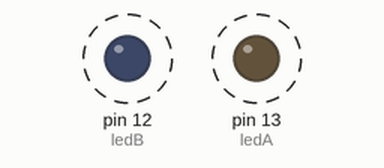
Simulated run of this sketch. Board: Arduino Uno, built with avr-gcc and run on an emulated ATmega328P. On the bench: output pins drawn as LEDs (lit = HIGH). Dashed ring = blinking.

Above: at 0.2 s.
Timing chart, 0 to 4.6 s (numbered marks = the images above):
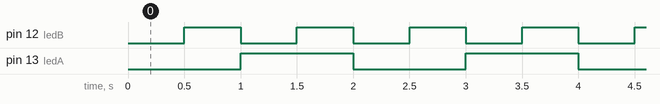

The sketch:

BlinkWithoutDelay_2_led.ino
```cpp
/* Blink without Delay - due led

 Utilizziamo la funzione millis() al posto di delay()
 per poter gestire il lampeggio di un LED senza bloccare
 il processore.

 Questo esercizio e' strutturato in una serie di passaggi incrementali
 nei quali una versione minimale si evolve per introdurre
 programmazione ad oggetti, interrupts, pointers.

Schema: https://lab.piffa.net/schemi/millis_bb.png

 http://www.arduino.cc/en/Tutorial/BlinkWithoutDelay
 */

// constants won't change. Used here to
// set pin numbers:
const int ledA = 13;      // Primo LED
const int ledB = 12;      // Secondo LED

// Variabbili di stato
int ledStateA = LOW;             // ledState used to set the LED
int ledStateB = LOW;             // ledState used to set the LED

unsigned long previousMillisA = 0;        // Timestamp dell'ultimo aggiornamento
unsigned long previousMillisB = 0;        // Timestamp dell'ultimo aggiornamento

long intervalA = 1000;           // interval at which to blink (milliseconds)
long intervalB = 500;            // interval at which to blink (milliseconds)

void setup() {
  pinMode(ledA, OUTPUT);
  pinMode(ledB, OUTPUT);
}

void loop()
{
  // Primo LED
  if (millis() - previousMillisA >= intervalA) {
    // Aggiornimo il riferimento temporale
    previousMillisA += intervalA;

    // Se il LED e' spento accendiamolo e vice-versa:
    if (ledStateA == LOW)
      ledStateA = HIGH;
    else
      ledStateA = LOW;
    digitalWrite(ledA, ledStateA);
  }

  // Secondo LED
  if (millis() >= previousMillisB + intervalB) {
    // save the last time you blinked the LED
    previousMillisB += intervalB;
    // Se il LED e' spento accendiamolo e vice-versa:
    if (ledStateB == LOW)
      ledStateB = HIGH;
    else
      ledStateB = LOW;
    // e' possibile semplificare questa operazione?
    // Hint: lo stato del LED e' binario: ha solo due stati possibili.

    digitalWrite(ledB, ledStateB);
  }
}

/* Domande
 1. Cercare di semplificare / ripulire il codice.

 */
```

Measured:
- by itself, pin 12 (ledB): alternates HIGH for 0.50 s and LOW for 0.50 s
- by itself, pin 13 (ledA): alternates HIGH for 1.0 s and LOW for 1.0 s
